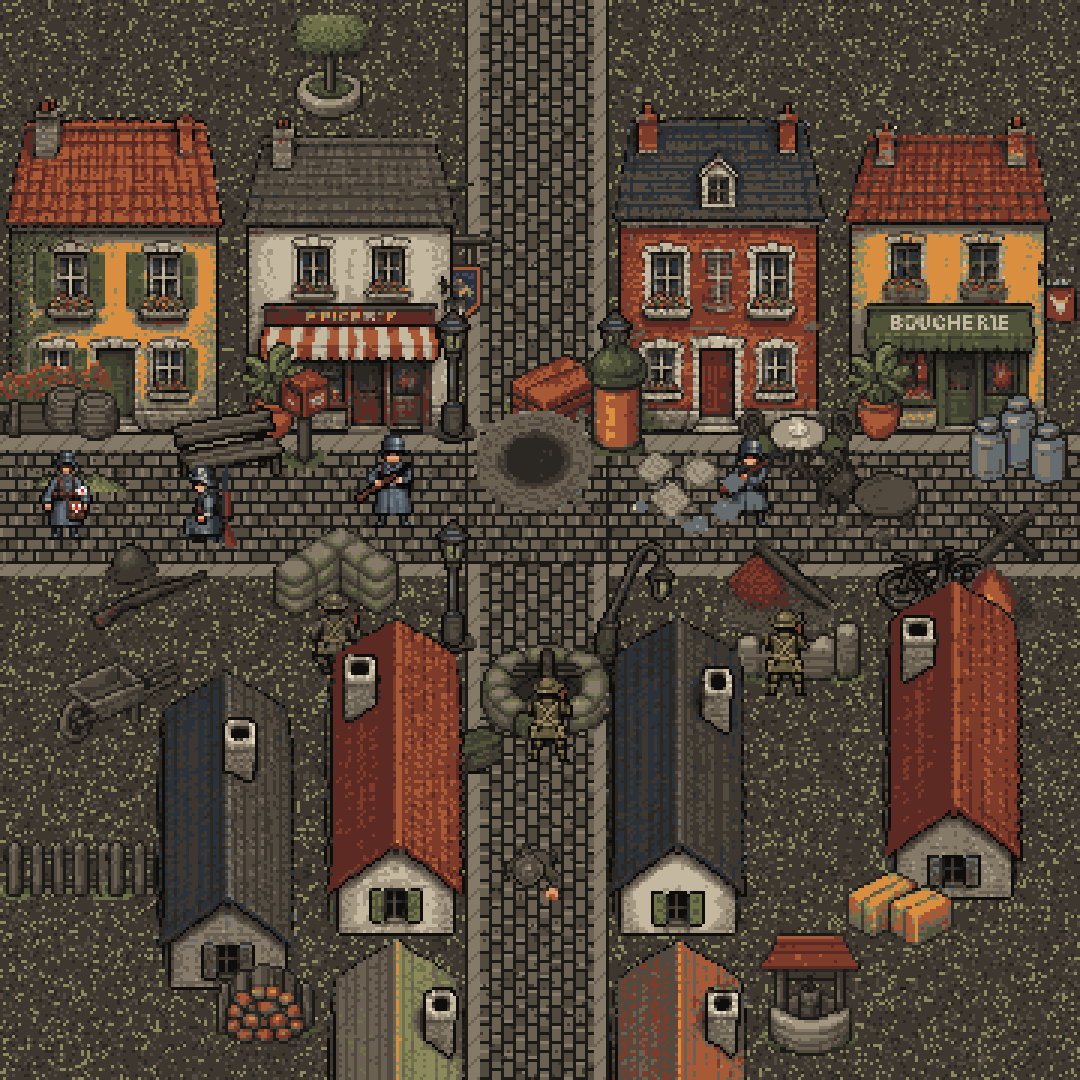

Python code for this plot:
# Ukázka 4 „Bitva o vesnici“ (24. 11. večer): KŘIŽOVATKA. Barevné domy čelem (art/village/big/house_*, shop_*) u vodorovné ulice,
# domy bokem (art/village/side/side_*: hřeben střechy nahoru-dolů, štít dole) u svislé ulice, dekorace art/village/props/*, vojáci ze hry 1:1.
# python3 docs/mockups/village/village4.py → village4.png (×3) a village4_1x.png
import random
from PIL import Image, ImageDraw
R = '/home/user/fronta/'; OUT = R + 'docs/mockups/village/'
PAL = ['#' + l.strip() for l in open(R + 'art/palette/trench24.hex') if l.strip()]
C = lambda i: tuple(int(PAL[i][j:j + 2], 16) for j in (1, 3, 5)) + (255,)
W, H, K = 360, 360, 3
rnd = random.Random(5)
im = Image.new('RGBA', (W, H), C(3)); d = ImageDraw.Draw(im)
def px(x, y, c):
    if 0 <= x < W and 0 <= y < H: im.putpixel((x, y), c)
for y in range(H):
    for x in range(W):
        r = rnd.random(); im.putpixel((x, y), C(13) if r < 0.10 else C(4) if r < 0.22 else C(2) if r < 0.3 else C(3))
# dlažba: vodorovná ulice y 150–188, svislá x 160–198; chodníky (světlejší pás) podél
HS, HE, VS, VE = 150, 188, 160, 198
def cob(x, y, vert):
    a, b = (y, x) if vert else (x, y)
    row = (b // 4); ox = (a + (row % 2) * 3) % 6
    c = 1 if b % 4 == 3 or ox == 5 else (6 if (a * 7 + row * 13) % 11 == 0 else 5 if (a // 6 + row) % 3 else 4)
    return 3 if rnd.random() < 0.04 else c
for y in range(H):
    for x in range(W):
        inH, inV = HS <= y < HE, VS <= x < VE
        if inH or inV: px(x, y, C(cob(x, y, inV and not inH)))
        elif HS - 5 <= y < HS or HE <= y < HE + 4 or VS - 4 <= x < VS or VE <= x < VE + 4: px(x, y, C(6 if (x + y) % 7 else 5))  # chodník
d.rectangle([0, HS - 6, W, HS - 6], fill=C(1)); d.rectangle([VS - 5, 0, VS - 5, H], fill=C(1)); d.rectangle([VE + 4, 0, VE + 4, H], fill=C(1))
L = lambda p: Image.open(R + 'art/village/' + p + '.png').convert('RGBA')
Q = []  # vše se kreslí podle čáry nohou (co je níž, je vpředu)
def put(img, cx, foot):
    Q.append((foot, lambda: im.alpha_composite(img, (int(cx - img.width / 2), int(foot - img.height)))))
# za domy (zahrady, ploty) dřív než domy
for n, x, y in [('fence', 20, 300), ('fence', 54, 300), ('tree_planter', 110, 40), ('hay', 300, 330), ('firewood', 88, 348), ('well', 270, 352)]: put(L('props/' + n), x, y)
# horní řady: domy čelem k vodorovné ulici
for n, cx in [('big/house_ochre', 38), ('big/shop_epicerie', 118), ('big/house_brick', 240), ('big/shop_boucherie', 320)]: put(L(n), cx, HS - 5)
# dole: domy bokem podél svislé ulice (štít ke kameře), za nimi druhý dům
for n, cx, f in [('side/side_1', 132, 312), ('side/side_6', 226, 312), ('side/side_3', 132, 360 + 60), ('side/side_7', 226, 360 + 60)]: put(L(n), cx, f)
for n, cx, f in [('side/side_2', 76, 330), ('side/side_5', 318, 300)]: put(L(n), cx, f)
# dekorace podél ulic a na křižovatce
props = [('lamp', 152, HS - 2), ('lamp', 206, HS - 2), ('lamp', 152, HE + 30), ('lamp_broken', 210, HE + 34), ('poster_column', 206, HS + 2), ('cafe_table', 266, HS + 10),
         ('flower_box', 18, HS - 4), ('plant_pot', 92, HS - 3), ('plant_pot', 294, HS - 3), ('shop_sign', 150, 108), ('bench', 76, HS + 14), ('mailbox', 102, HS + 8),
         ('milk_churns', 340, HS + 12), ('barrel_small', 22, HS + 12), ('barrel_small', 32, HS + 14), ('bicycle', 312, HE + 16),
         ('crater_cobble', 178, 170), ('papers_glass', 230, 178), ('sandbag_corner', 112, HE + 18), ('mg_nest', 182, HE + 60), ('ammo_boxes', 150, HE + 72),
         ('tiles_beams', 260, HE + 24), ('helmet_rifle', 50, HE + 22), ('wall_broken', 266, HE + 40), ('fire_rubble', 330, HE + 30), ('wheelbarrow', 40, HE + 60),
         ('chair_table_broken', 288, 182), ('bricks', 186, 146), ('pole_fallen', 330, 200)]
for n, x, y in props: put(L('props/' + n), x, y)
S = R + 'web/public/assets/soldiers/'
def sp(name, x, y):
    s = Image.open(S + name + '.png').convert('RGBA'); s = s.crop(s.getbbox()); put(s, x, y)
for n, x, y in [('hegemony@fire_south_3', 128, 176), ('hegemony@kneel_west_2', 70, 182), ('hegemony_medic_south', 22, 180), ('hegemony@run_south_3', 250, 176)]: sp(n, x, y)
for n, x, y in [('concord@fire_north_3', 184, 254), ('concord@crawl_north_3', 178, 300), ('concord@kneel_north_2', 112, 226), ('concord@fire_north_6', 262, 232)]: sp(n, x, y)
for _, f in sorted(Q, key=lambda q: q[0]): f()
im.save(OUT + 'village4_1x.png')
im.resize((W * K, H * K), Image.NEAREST).convert('RGB').save(OUT + 'village4.png'); print('ok')
